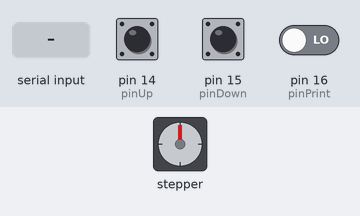
Recording of a sketch running on a simulated Arduino Uno, built with avr-gcc and run on an emulated ATmega328P. Parts: stepper motor. Wiring (inferred from the names in the program): stepper motor driver (200 steps per turn assumed): step pin 9; direction pin 8. The inputs (shaded band) are chosen by the test bench; at power-on: pin 14 (pinUp) LOW, pin 15 (pinDown) LOW, pin 16 (pinPrint) LOW.

Above: at 1.2 s.
1.3 s: pin 14 (pinUp) pulled HIGH for 3.2 s
At 5.3 s:
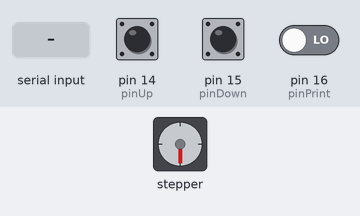
6.2 s: "90,45\n" received over the second serial link
At 8.0 s:
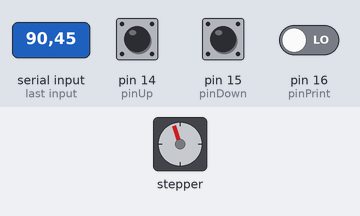
8.4 s: pin 15 (pinDown) pulled HIGH for 0.15 s
At 9.9 s:
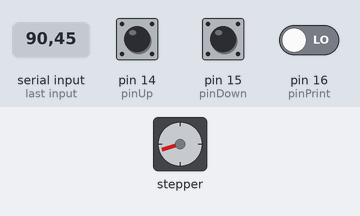
10.3 s: pin 14 (pinUp) pulled HIGH for 1 s
At 12.0 s:
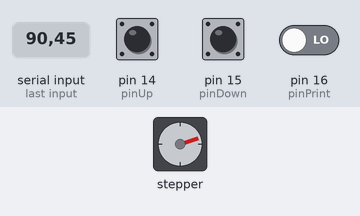
12.8 s: "30,150\n" received over the second serial link
At 13.5 s:
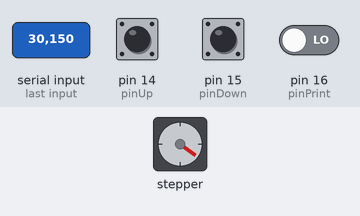
14.5 s: pin 14 (pinUp) pulled HIGH for 0.15 s
At 15.8 s:
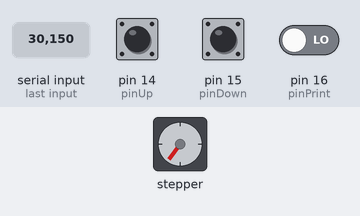
Timing chart, 0 to 17.4 s (numbered marks = the images above; inputs shaded):
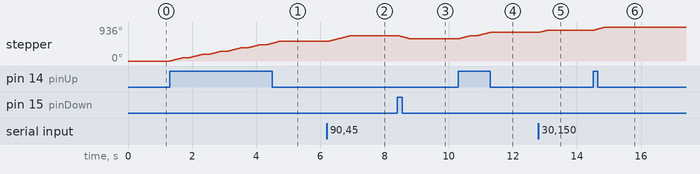

The sketch:

MotorPaP_Android_BT.ino
```cpp
#include <SoftwareSerial.h>

SoftwareSerial ModBluetooth(7,6); // RX | TX
const int stepPin = 9;
const int dirPin = 8;
const int pinUp = 14;
const int pinDown = 15;
const int pinPrint = 16;

int stateUp = LOW;
int stateDown = LOW;
int statePrint = LOW;

void setup()
{
    pinMode(stepPin,OUTPUT);
    pinMode(dirPin,OUTPUT);

    pinMode(pinUp, INPUT);
    pinMode(pinDown, INPUT);
    pinMode(pinPrint, INPUT);

    digitalWrite(13, LOW);

    ModBluetooth.begin(9600);
    Serial.begin(9600);
    ModBluetooth.println("MODULO CONECTADO");
    ModBluetooth.print("#");
}

void moveMotor(int steps, char dir){

    if( dir == 'B')
    {
      digitalWrite(dirPin,HIGH);
    }

    if( dir == 'F')
    {
      digitalWrite(dirPin,LOW);
    }

    for(int x = 0; x < steps; x++) {                          //200 pasos equivale a1 vuelta, va desde el paso 0 al 199
      digitalWrite(stepPin,HIGH);
      delayMicroseconds(4000);
      digitalWrite(stepPin,LOW);
      delayMicroseconds(4000);
    }

    ModBluetooth.print("fin");
    ModBluetooth.print("#");
}

void loop()
{
    stateUp = digitalRead(pinUp);
    stateDown = digitalRead(pinDown);
    statePrint = digitalRead(pinPrint);

    if (stateUp == HIGH) {
      moveMotor(50, 'B');
      delay(200);
    }

    if (stateDown == HIGH) {
      moveMotor(50, 'F');
      delay(200);
    }

    if (statePrint == HIGH) {
      ModBluetooth.print("print#");
      delay(500);
    }

    if (ModBluetooth.available())
    {

        char bufferc[10];
        char dir;
        char readc;
        int steps = 0;
        int i = 0;
        int flag = 0;

        while((ModBluetooth.available()> 0) && (i<10) && (!flag)){
            readc = ModBluetooth.read();
            if ( readc != '#'){
              bufferc[i] = readc;
            }
            else flag = 1;
            delay(5);
            i++;
        }
        bufferc[i] = '\0';

        dir = ModBluetooth.read();

        steps = atoi(bufferc);

        //Seteo el sentido de Giro viendo si el último caracter es una F o una A

        moveMotor(steps, dir);

    }
}
```

Measured:
- after the input at 1.3 s, stepper: turns 540° clockwise in 3.4 s, starting at once
- after the input at 6.2 s, stepper: turns 162° clockwise in 0.71 s, starting at once
- after the input at 8.4 s, stepper: turns 90° counter-clockwise in 0.40 s, starting at once
- after the input at 10.3 s, stepper: turns 180° clockwise in 1.0 s, starting at once
- after the input at 12.8 s, stepper: turns 54° clockwise in 0.23 s, starting at once
- after the input at 14.5 s, stepper: turns 90° clockwise in 0.40 s, starting at once
